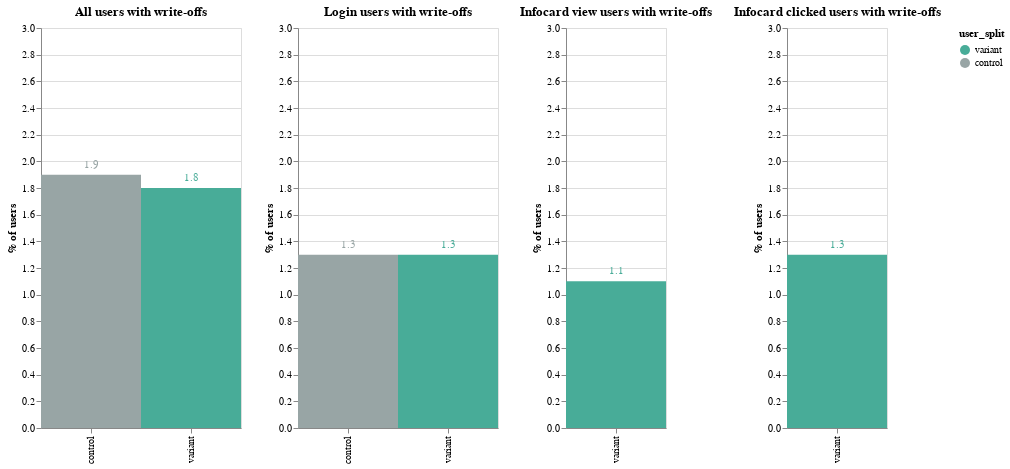

The cell this chart's notebook holds for it:
### Code cell
experiment_charts(
    quarterly_write_off_df[quarterly_write_off_df["write_off_type"] == "Has Write-off"],
    "write-offs",
    3,
    color_scale_1,
)

### Figure 1 — Vega-Lite specification as saved in the notebook (floating-point values rounded to 4 significant figures)
{"config": {"view": {"continuousWidth": 400, "continuousHeight": 300}}, "hconcat": [{"layer": [{"mark": {"type": "rect", "size": 80}, "encoding": {"color": {"field": "user_split", "scale": {"domain": ["variant", "control"], "range": ["#48AC98", "#98A5A5"]}, "type": "nominal"}, "x": {"field": "user_split", "title": null, "type": "nominal"}, "y": {"field": "perc_all_users", "scale": {"domain": [0, 3]}, "title": "% of users", "type": "quantitative"}}, "height": 400, "title": "All users with write-offs", "width": 200}, {"mark": {"type": "text", "align": "center", "baseline": "middle", "dy": -10}, "encoding": {"color": {"field": "user_split", "scale": {"domain": ["variant", "control"], "range": ["#48AC98", "#98A5A5"]}, "type": "nominal"}, "text": {"field": "perc_all_users", "type": "quantitative"}, "x": {"field": "user_split", "title": null, "type": "nominal"}, "y": {"field": "perc_all_users", "scale": {"domain": [0, 3]}, "title": "% of users", "type": "quantitative"}}, "height": 400, "title": "All users with write-offs", "width": 200}]}, {"layer": [{"mark": {"type": "rect", "size": 80}, "encoding": {"color": {"field": "user_split", "scale": {"domain": ["variant", "control"], "range": ["#48AC98", "#98A5A5"]}, "type": "nominal"}, "x": {"field": "user_split", "title": null, "type": "nominal"}, "y": {"field": "perc_login_users", "scale": {"domain": [0, 3]}, "title": "% of users", "type": "quantitative"}}, "height": 400, "title": "Login users with write-offs", "width": 200}, {"mark": {"type": "text", "align": "center", "baseline": "middle", "dy": -10}, "encoding": {"color": {"field": "user_split", "scale": {"domain": ["variant", "control"], "range": ["#48AC98", "#98A5A5"]}, "type": "nominal"}, "text": {"field": "perc_login_users", "type": "quantitative"}, "x": {"field": "user_split", "title": null, "type": "nominal"}, "y": {"field": "perc_login_users", "scale": {"domain": [0, 3]}, "title": "% of users", "type": "quantitative"}}, "height": 400, "title": "Login users with write-offs", "width": 200}]}, {"layer": [{"mark": {"type": "rect", "size": 80}, "encoding": {"color": {"field": "user_split", "scale": {"domain": ["variant", "control"], "range": ["#48AC98", "#98A5A5"]}, "type": "nominal"}, "x": {"field": "user_split", "title": null, "type": "nominal"}, "y": {"field": "perc_infocard_view_users", "scale": {"domain": [0, 3]}, "title": "% of users", "type": "quantitative"}}, "height": 400, "title": "Infocard view users with write-offs", "width": 100}, {"mark": {"type": "text", "align": "center", "baseline": "middle", "dy": -10}, "encoding": {"color": {"field": "user_split", "scale": {"domain": ["variant", "control"], "range": ["#48AC98", "#98A5A5"]}, "type": "nominal"}, "text": {"field": "perc_infocard_view_users", "type": "quantitative"}, "x": {"field": "user_split", "title": null, "type": "nominal"}, "y": {"field": "perc_infocard_view_users", "scale": {"domain": [0, 3]}, "title": "% of users", "type": "quantitative"}}, "height": 400, "title": "Infocard view users with write-offs", "width": 100}]}, {"layer": [{"mark": {"type": "rect", "size": 80}, "encoding": {"color": {"field": "user_split", "scale": {"domain": ["variant", "control"], "range": ["#48AC98", "#98A5A5"]}, "type": "nominal"}, "x": {"field": "user_split", "title": null, "type": "nominal"}, "y": {"field": "perc_infocard_click_users", "scale": {"domain": [0, 3]}, "title": "% of users", "type": "quantitative"}}, "height": 400, "title": "Infocard clicked users with write-offs", "width": 100}, {"mark": {"type": "text", "align": "center", "baseline": "middle", "dy": -10}, "encoding": {"color": {"field": "user_split", "scale": {"domain": ["variant", "control"], "range": ["#48AC98", "#98A5A5"]}, "type": "nominal"}, "text": {"field": "perc_infocard_click_users", "type": "quantitative"}, "x": {"field": "user_split", "title": null, "type": "nominal"}, "y": {"field": "perc_infocard_click_users", "scale": {"domain": [0, 3]}, "title": "% of users", "type": "quantitative"}}, "height": 400, "title": "Infocard clicked users with write-offs", "width": 100}]}], "data": {"name": "data-06183ef666f4ccc0a34d7e95556110cc"}, "$schema": "https://vega.github.io/schema/vega-lite/v4.17.0.json", "datasets": {"data-06183ef666f4ccc0a34d7e95556110cc": [{"user_split": "control", "write_off_type": "Has Write-off", "n_users": 676, "login_users": 324, "infocard_view_users": 0, "infocard_clicked_users": 0, "perc_all_users": 1.9, "perc_login_users": 1.3, "perc_infocard_view_users": null, "perc_infocard_click_users": null}, {"user_split": "variant", "write_off_type": "Has Write-off", "n_users": 662, "login_users": 330, "infocard_view_users": 254, "infocard_clicked_users": 31, "perc_all_users": 1.8, "perc_login_users": 1.3, "perc_infocard_view_users": 1.1, "perc_infocard_click_users": 1.3}]}}
